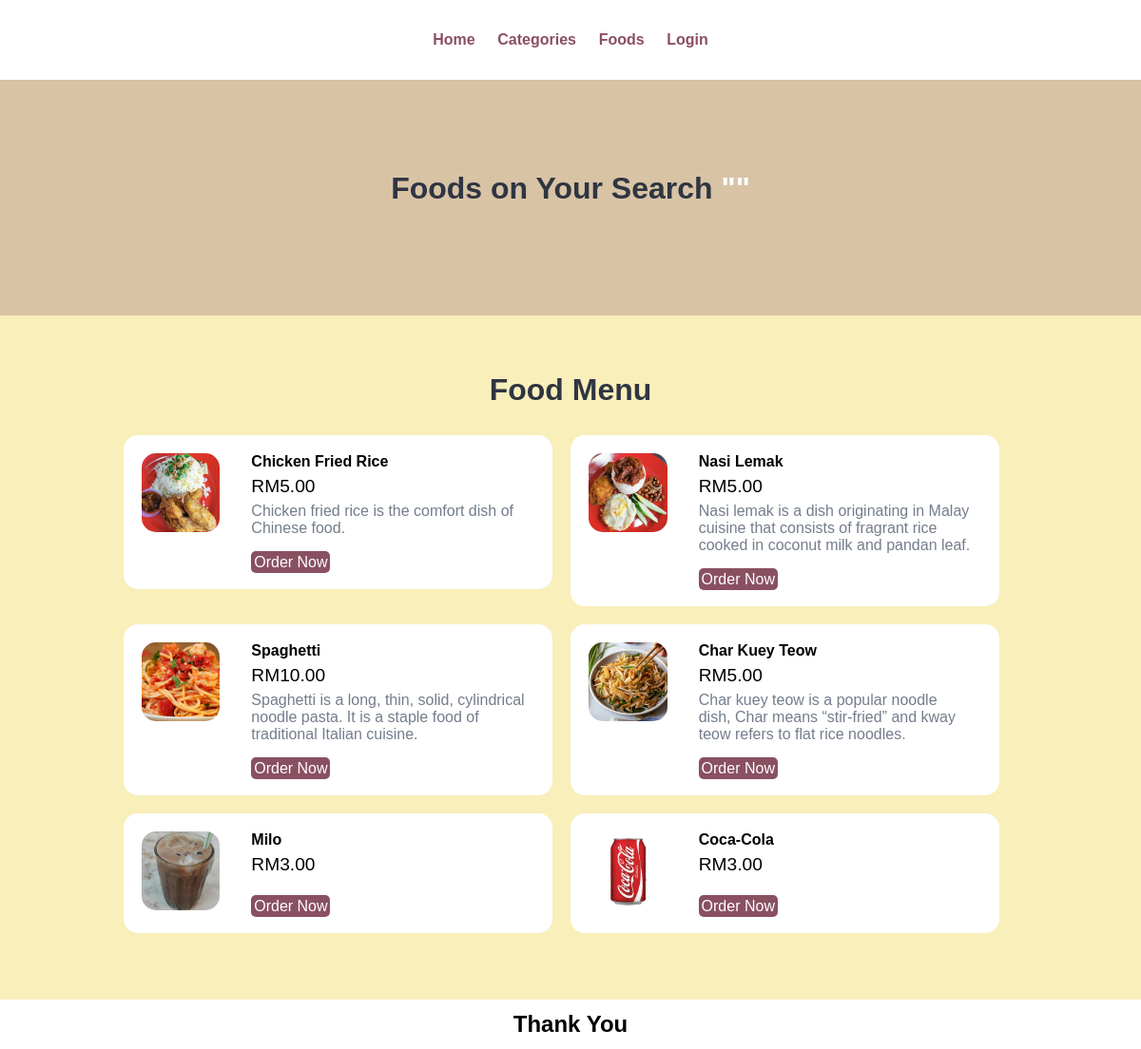
The page /food-search.php on the database its author committed.
### tables this page shows
CREATE TABLE `tbl_food` (
  `id` int(10) UNSIGNED NOT NULL,
  `title` varchar(100) NOT NULL,
  `description` text NOT NULL,
  `price` decimal(10,2) NOT NULL,
  `image_name` varchar(255) NOT NULL,
  `category_id` int(10) UNSIGNED NOT NULL,
  `featured` varchar(10) NOT NULL,
  `active` varchar(10) NOT NULL
);

### food-search.php (the view, shortened to what this page needs)
<?php include('partials-user/menu.php'); ?>
    <section class="food-search text-center">
        <div class="container">
            <?php
                $search = $_POST['search'];
            ?>
            <h2>Foods on Your Search <a href="#" class="text-white">"<?php echo $search; ?>"</a></h2>
        </div>
    </section>
    <section class="food-menu">
        <div class="container">
            <h2 class="text-center">Food Menu</h2>
            <?php
                $sql = "SELECT * FROM tbl_food WHERE title LIKE '$search' OR description LIKE '%$search%'";
                $res = mysqli_query($conn, $sql);
                $count = mysqli_num_rows($res);
                if($count>0)
                {
                    while($row=mysqli_fetch_assoc($res))
                    {
                        $id=$row['id'];
                        $title=$row['title'];
                        $price=$row['price'];
                        $description=$row['description'];
                        $image_name=$row['image_name'];
                        ?>
                            <div class="food-menu-box">
                                <div class="food-menu-img">
                                    <?php
                                        if($image_name=="")
                                        {
                                            echo "Image not available.";
                                        }
                                        else
                                        {
                                            ?>
                                            <img src="<?php echo SITEURL;?>images/food/<?php echo $image_name; ?>" alt="Nasi Lemak" class="img-responsive img-curve">
                                            <?php
                                        }
                                    ?>
                                </div>
                                <div class="food-menu-desc">
                                    <h4><?php echo $title; ?></h4>
                                    <p class="food-price">RM<?php echo $price; ?></p>
                                    <p class="food-detail">
                                    <?php echo $description; ?>
                                    </p>
                                    <br>
                                    <a href="<?php echo SITEURL;?>order.php?food_id=<?php echo $id; ?>" class="btn btn-primary">Order Now</a>
                                </div>
                            </div>
                        <?php
                    }
                }
                else
                {
                    echo "Food not found.";
                }
            ?>
        </div>
    </section>
 <?php include('partials-user/footer.php'); ?>

### partials-user/menu.php (shortened to what this page needs)
<html>
<head>
    <link rel="stylesheet" href="css/style.css">
</head>
<body>
    <section class="navbar">
        <div class="container">
            <div class="menu text-right">
                <ul>
                    <li>
                        <a href="<?php echo SITEURL; ?>">Home</a>
                    </li>
                    <li>
                        <a href="<?php echo SITEURL; ?>categories.php">Categories</a>
                    </li>
                    <li>
                        <a href="<?php echo SITEURL; ?>foods.php">Foods</a>
                    </li>
                    <li>
                    	<a href="admin/login.php">Login</a>
                    </li>
                </ul>
            </div>
        </div>
    </section>

### partials-user/footer.php
    <section class="footer">
        <div class="container text-center">
           <h1>Thank You</h1>
        </div>
    </section>
</body>
</html>

### css/style.css (style rules this page uses)
* { margin: 0 0; padding: 0 0; font-family: Arial, Helvetica, sans-serif; }
.container { width: 80%; margin: 0 auto; padding: 1%; }
.img-responsive { width: 100%; }
.img-curve { border-radius: 15px; }
.text-right { text-align: right; }
.text-center { text-align: center; }
.text-white { color: white; }
a { color: #895061; text-decoration: none; }
.btn { padding: 1%; border: none; font-size: 1rem; border-radius: 5px; }
.btn-primary { background-color: #895061; color: white; cursor: pointer; }
h2 { color: #2f3542; font-size: 2rem; margin-bottom: 2%; }
.menu { line-height: 60px; }
.menu ul { list-style-type: none; text-align: center; }
.menu ul li { display: inline; padding: 1%; font-weight: bold; }
.food-search { background-color: #d8c3a5; background-size: cover; background-repeat: no-repeat; background-position: center; padding: 7% 0; }
.food-menu { background-color:#F8EFBA; padding: 4% 0; }
.food-menu-box { width: 43%; margin: 1%; padding: 2%; float: left; background-color: white; border-radius: 15px; }
.food-menu-img { width: 20%; float: left; }
.food-menu-desc { width: 70%; float: left; margin-left: 8%; }
.food-price { font-size: 1.2rem; margin: 2% 0; }
.food-detail { font-size: 1rem; color: #747d8c; }

### rows shown on the page
tbl_food: image_name (picture), title "Chicken Fried Rice", price "5.00", description "Chicken fried rice is the comfort dish of Chinese food."
tbl_food: image_name (picture), title "Nasi Lemak", price "5.00", description "Nasi lemak is a dish originating in Malay cuisine that consists of fragrant rice cooked in coconut milk and pandan leaf."
tbl_food: image_name (picture), title "Spaghetti", price "10.00", description "Spaghetti is a long, thin, solid, cylindrical noodle pasta. It is a staple food of traditional Italian cuisine."
tbl_food: image_name (picture), title "Char Kuey Teow", price "5.00", description "Char kuey teow is a popular noodle dish, Char means “stir-fried” and kway teow refers to flat rice noodles."
tbl_food: image_name (picture), title "Milo", price "3.00"
tbl_food: image_name (picture), title "Coca-Cola", price "3.00"
